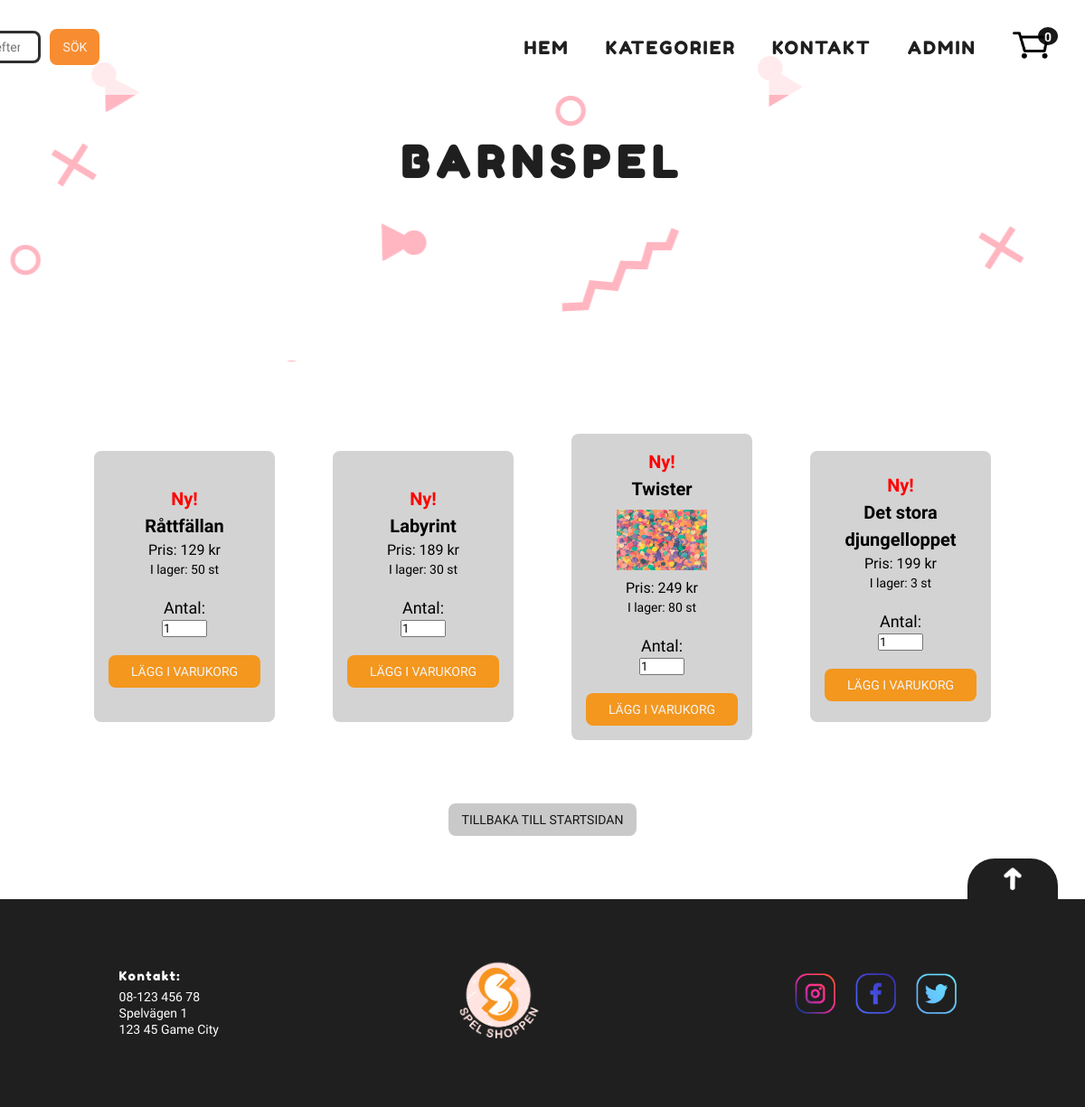
Page /categorypage/categorypage.php?id=2 on the committed database.
### tables this page shows
CREATE TABLE `webshop_categories` (
  `categoryid` int(11) NOT NULL,
  `category` varchar(100) NOT NULL,
  `image` varchar(200) NOT NULL
);

CREATE TABLE `webshop_products` (
  `productid` int(11) NOT NULL,
  `categoryid` int(11) NOT NULL,
  `title` varchar(500) NOT NULL,
  `description` varchar(1000) NOT NULL,
  `price` decimal(10,0) NOT NULL,
  `quantity` int(11) NOT NULL,
  `productimg` varchar(1000) NOT NULL,
  `date` datetime NOT NULL DEFAULT current_timestamp()
);

### categorypage/categorypage.php (the view, shortened to what this page needs)
<?php
require_once '../second_header_extern.php';
require_once '../config/db.php';
  if(isset($_GET['id'])){
  $currentCategory = htmlspecialchars($_GET['id']);
} else {
  $currentCategory = 1;
};
$stmt = $db->prepare("SELECT * FROM webshop_products WHERE categoryid = $currentCategory");
$stmt->execute();
$statement = $db->prepare("SELECT `categoryid`, `category`
FROM `webshop_categories` WHERE categoryid = $currentCategory");
$statement->execute();
while ($rowCategory = $statement->fetch(PDO::FETCH_ASSOC)){
$category = htmlspecialchars($rowCategory['category']);
}
$sqlDate = "SELECT * FROM webshop_products WHERE quantity > 0 ORDER BY date ASC LIMIT 3";
$stmtDate = $db->prepare($sqlDate);
$stmtDate->execute();
?>
<section>
  <h1 class="category_name"><?php echo $category ?></h1>
  </header>
  <main>
  <div class="product_container">
    <?php
    while ($outletRow = $stmtDate->fetch(PDO::FETCH_ASSOC)) :
      $outletProductid[] = $outletRow['productid'];
    endwhile;
    while ($row = $stmt->fetch(PDO::FETCH_ASSOC)) :
      $title = htmlspecialchars($row['title']);
      $price = htmlspecialchars($row['price']);
      $productid = htmlspecialchars($row['productid']);
      $quantity = htmlspecialchars($row['quantity']);
      $date = htmlspecialchars($row['date']);
      $productimg = unserialize($row['productimg']);
      $percentage = 0.9;
      $outletPrice = ceil($price * $percentage);
      $savings = $price - $outletPrice;
        $any_items = "I lager: " . $quantity . " st";
            $now = date("yy-m-d");
            $dateNow=date_create($now);
            $dateProd=date_create($date);
            $diff=date_diff($dateProd,$dateNow);
            $diffDays = $diff->format('%R%a days');
            if($diffDays < 7){
                    if ($quantity == "0") {
                      echo "";
                  } else {
                    echo
                    "<div class='product_card'>
                    <h3 class='product_price-new'>Ny!</h3>
                          <a href= '../product/product_info.php? id=$productid'
                          class='product_title'>$title</a>";
                          if(!empty($productimg) && $productimg[0] !== ""){
                            echo "<img src='../images/$productimg[0]' width='100px' class='product_img'>";
                            }
                          echo "<span class='product_price'>Pris: $price kr</span>
                          <p class='any-items'>$any_items</p>
                          <p class='hidden-price' style='display:none'>$price</p>
                          <p class='hidden-quantity' style='display:none;'>$quantity</p>
                          <p class='hidden-productid' style='display:none'>$productid</p>
                          <label for='cartQty'>Antal:</label>
                          <input type='number' id='cartQty' name='cartQty' class='cartQty' min='1' max='$quantity' value='1'>
                     <button class='cart-btn product_card-btn'>Lägg i varukorg</button>";
                  }
                echo "</div>";
            }else if(in_array($productid, $outletProductid)) {
                    if ($quantity == "0") {
                     echo "";
                  }else{
                    echo
              "<div class='product_card'>
              <p class='product_price-outlet'>Pris: $outletPrice kr</p>
                    <a href= '../product/product_info.php? id=$productid'
                    class='product_title'>$title</a>";
                    if(!empty($productimg) && $productimg[0] !== ""){
                      echo "<img src='../images/$productimg[0]' width='100px' class='product_img'>";
                      }
                    echo "
                    <p class='product_price-old'>Normalpris: $price kr</p>
                    <p class='product_price-savings'>Du sparar: $savings kr! (-10%) </p>
                    <p class='any-items'>$any_items</p>
                    <p class='hidden-price' style='display:none;'>$price</p>
                    <p class='hidden-outletPrice' style='display:none;'>$outletPrice</p>
                    <p class='hidden-quantity' style='display:none;'>$quantity</p>
                    <p class='hidden-productid' style='display:none'>$productid</p>
                    <label for='cartQty'>Antal:</label>
                    <input type='number' id='cartQty' name='cartQty' class='cartQty' min='1' max='$quantity' value='1'>
                     <button class='cart-btn product_card-btn'>Lägg i varukorg</button>";
                  }
                echo "</div>";
            }
    endwhile;
    ?>
  <br>
  <br>
  <button class="btn-back"><a href="../index.php">Tillbaka till startsidan</a></button>
<?php require_once '../footer.php'; ?>

### styles/main.css (style rules this page uses)
* { -webkit-box-sizing: border-box; box-sizing: border-box; margin: 0; padding: 0; font-family: "Kulim Park", sans-serif; }
body { background: white; width: 100%; min-width: 200px; }
main { margin: 1.5em 1.3em; min-height: 200px; min-width: 160px; }
@media (min-width: 500px) { main { margin: 3em 4em; } }
h1 { margin: 10px 0; font-size: 24px; }
@media (min-width: 500px) { h1 { font-size: 28px; } }
p { line-height: 1.3; font-size: 11px; }
@media (min-width: 500px) { p { font-size: 14px; } }
button { padding: 10px 15px; font-size: 14px; border: none; border-radius: 8px; background-color: #f3971e; -webkit-transition: all 0.5s ease; transition: all 0.5s ease; text-transform: uppercase; color: whitesmoke; }
a { text-decoration: none; color: #151515; cursor: pointer; }
label { font-size: 16px; margin-top: 20px; }
@media (min-width: 500px) { label { font-size: 18px; } }
.product_container { display: -webkit-box; display: -ms-flexbox; display: flex; -webkit-box-orient: vertical; -webkit-box-direction: normal; -ms-flex-direction: column; flex-direction: column; -webkit-box-pack: center; -ms-flex-pack: center; justify-content: center; -webkit-box-align: center; -ms-flex-align: center; align-items: center; }
@media (min-width: 600px) { .product_container { display: -webkit-box; display: -ms-flexbox; display: flex; -webkit-box-orient: horizontal; -webkit-box-direction: normal; -ms-flex-direction: row; flex-direction: row; -ms-flex-wrap: wrap; flex-wrap: wrap; -webkit-box-pack: center; -ms-flex-pack: center; justify-content: center; -webkit-box-align: center; -ms-flex-align: center; align-items: center; } }
.product_card { display: -webkit-box; display: -ms-flexbox; display: flex; -webkit-box-orient: vertical; -webkit-box-direction: normal; -ms-flex-direction: column; flex-direction: column; -webkit-box-pack: center; -ms-flex-pack: center; justify-content: center; -ms-flex-line-pack: justify; align-content: space-between; text-align: center; line-height: 1.5; min-height: 300px; width: 200px; border-radius: 8px; margin: 2em; padding: 1em; background-color: lightgrey; background-repeat: no-repeat; background-size: cover; background-position: center; }
.product_title { text-decoration: none; color: black; font-weight: bold; font-size: 20px; }
.product_img { -ms-flex-item-align: center; -ms-grid-row-align: center; align-self: center; margin: 8px; }
.product_card-btn { position: relative; margin-top: 20px; }
.category_name { text-align: center; text-transform: uppercase; letter-spacing: 2px; font-family: "Fredoka One", cursive; color: #1f1f1f; width: 100vw; min-height: 200px; margin-top: 130px; padding: 20px; }
@media (min-width: 600px) { .category_name { font-size: 48px; letter-spacing: 8px; } }
.btn-back { background-color: #cac9c9; }
.cartQty { width: 50px; -ms-flex-item-align: center; -ms-grid-row-align: center; align-self: center; border: 1; }
body { height: 100%; }
main { display: -webkit-box; display: -ms-flexbox; display: flex; -webkit-box-pack: center; -ms-flex-pack: center; justify-content: center; -webkit-box-align: center; -ms-flex-align: center; align-items: center; -webkit-box-orient: vertical; -webkit-box-direction: normal; -ms-flex-direction: column; flex-direction: column; }
.product_price-new { font-size: 20px; font-weight: bold; color: red; }

### rows in the picture
webshop_categories: category "BARNSPEL"
webshop_products: title "Råttfällan", price "129", quantity "I lager: 50 st"
webshop_products: title "Labyrint", price "189", quantity "I lager: 30 st"
webshop_products: title "Twister", price "249", quantity "I lager: 80 st"
webshop_products: title "Det stora djungelloppet", price "199", quantity "I lager: 3 st"
